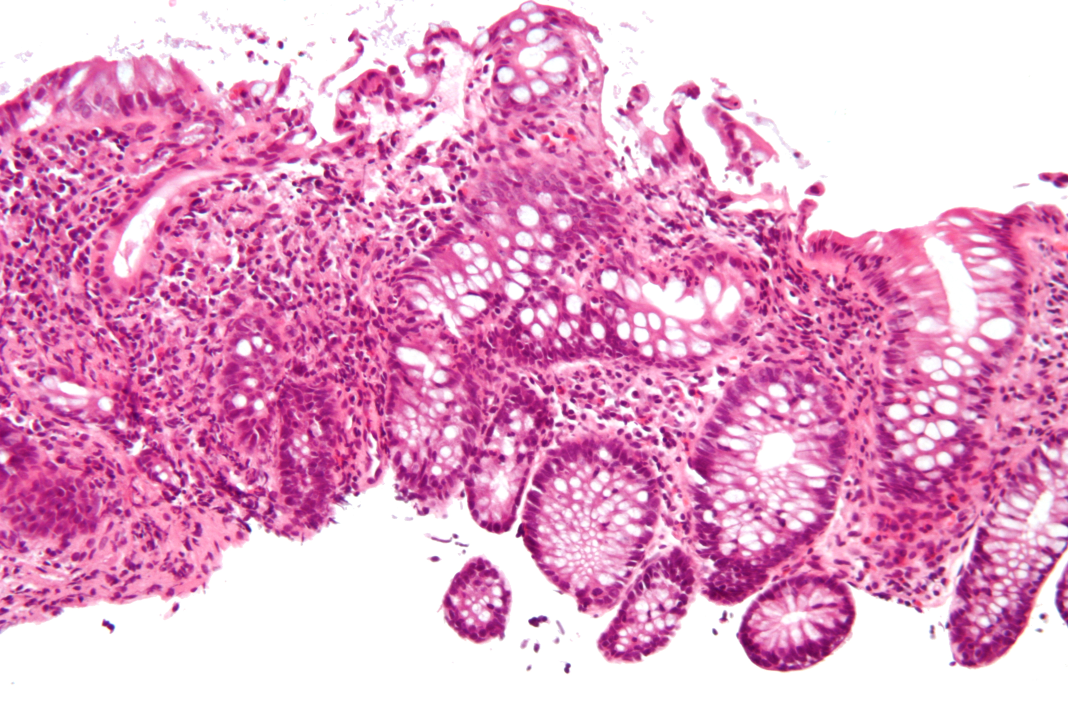
#> input picture slides/images/active_cryptitis_intermed.jpg, 4272 x 2848 px, given in place of active_cryptitis_high.jpg, which was not available (shown at 1/4 size)
$ python make_histology_zoom_figs.py
#> lines starting #> are read from the running program, lines starting #| are printed output that depends on the picture; pictures that were not available may be replaced by others from this repository, and a replacement may not be noted
"""Build the zoomed + annotated histology teaching figures (deck slides 8B-ZOOM, 8C-ZOOM).

Crops a tight region out of the Wikimedia/Nephron H&E source images and draws leader-line
callouts naming the cells, matching the style of histo_normal_zoom_annotated.png. Colour code
(shared across all "How to read the histology" slides):
    green = epithelium · red = active / neutrophil · blue = lamina propria
    purple = goblet · grey = other / structural

Run from the repo root:  python scripts/make_histology_zoom_figs.py
Outputs into slides/images/. Crop boxes are hard-coded for reproducibility.
"""
import os
import matplotlib
matplotlib.use("Agg")
import matplotlib.pyplot as plt
from PIL import Image
import numpy as np

HERE = os.path.dirname(os.path.abspath(__file__))
IMG = os.path.join(HERE, "..", "slides", "images")

GRN = "#1e8449"  # epithelium
RED = "#c0392b"  # active / neutrophil
BLU = "#2471a3"  # lamina propria
PUR = "#7d3c98"  # goblet
GRY = "#555555"  # other / structural


def note(ax, xy, xytext, text, color):
    ax.annotate(
        text, xy=xy, xytext=xytext,
        fontsize=15, fontweight="bold", color="white", ha="center", va="center",
        annotation_clip=False,
        bbox=dict(boxstyle="round,pad=0.45", fc=color, ec="none"),
        arrowprops=dict(arrowstyle="-|>", color=color, lw=2.6, shrinkA=8, shrinkB=4),
    )


def frame(img, figsize, xlim, ylim, title):
    fig, ax = plt.subplots(figsize=figsize)
    ax.imshow(img)
    ax.set_xlim(*xlim)
    ax.set_ylim(*ylim)  # pass inverted (bottom, top) for image coords
    ax.axis("off")
    ax.set_title(title, fontsize=20, fontweight="bold", color=RED, pad=18)
    return fig, ax


def save(fig, name):
    out = os.path.join(IMG, name)
    fig.savefig(out, dpi=110, bbox_inches="tight", facecolor="white")
    plt.close(fig)
    print("wrote", name)


# ---------------------------------------------------------------- cryptitis zoom
im = Image.open(os.path.join(IMG, "active_cryptitis_high.jpg")).convert("RGB")
#> im is the input picture: PIL image 4272x2848 RGB; mean R, G, B 228.2, 163.7, 201.6
cz = np.array(im.crop((968, 427, 2335, 1794)))  # 1367 x 1367
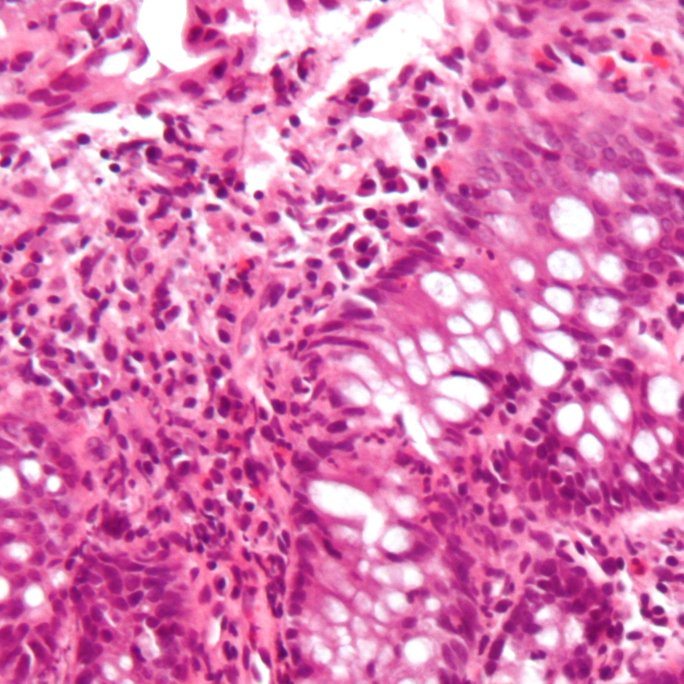
#> cz: shape (1367, 1367, 3) (shown at 1/2 size); mean R, G, B 216.3, 120.4, 177.3
fig, ax = frame(cz, (12.5, 12.5), (-560, 1960), (1980, -520),
                "ACTIVE — cryptitis, zoomed in (read the cells)")
note(ax, (470, 150), (250, -360),
     "GOBLET CELLS\npale mucin vacuoles\n(now DEPLETED vs normal)", PUR)
note(ax, (980, 1010), (1730, 980), "epithelial NUCLEI\npale · oval", GRN)
note(ax, (150, 700), (-470, 640),
     "DENSE inflammatory infiltrate\n(carpet of small dark nuclei —\nnormal has only a few dots)", RED)
note(ax, (560, 470), (1480, 250),
     "RED BLOOD CELLS\nbright salmon · NO nucleus\n(leaked from damaged vessels)", GRY)
note(ax, (760, 880), (740, 1860),
     "small dark cells crowding\nthe epithelium = CRYPTITIS", RED)
save(fig, "histo_cryptitis_zoom_annotated.png")

# ------------------------------------------------------------- crypt abscess zoom
im = Image.open(os.path.join(IMG, "active_crypt_abscess.jpg")).convert("RGB")
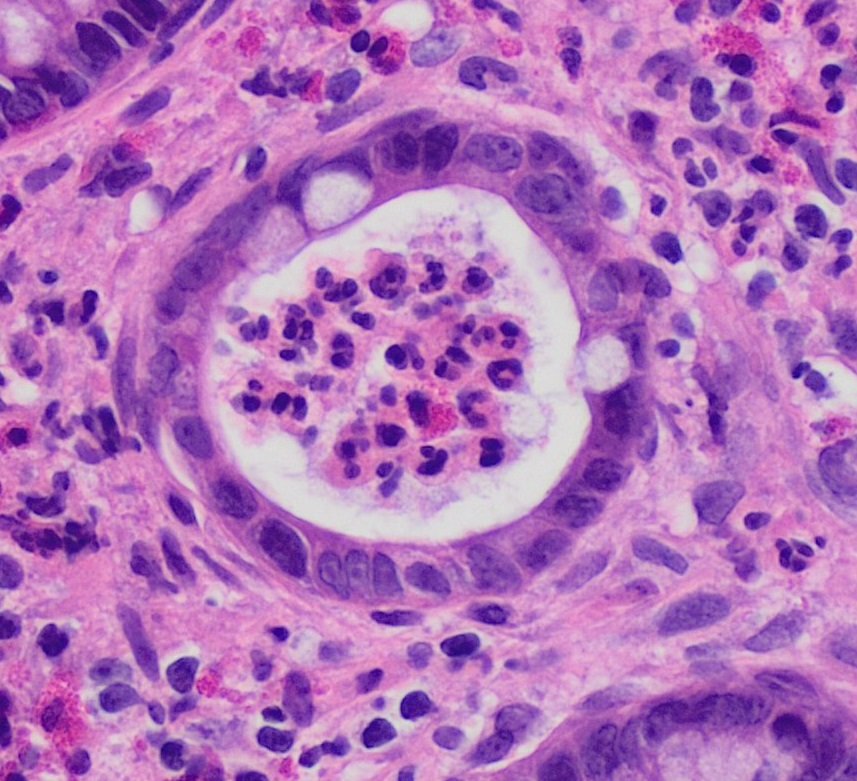
#> input picture slides/images/active_crypt_abscess.jpg, 857 x 781 px
#> im is the input picture: PIL image 857x781 RGB; mean R, G, B 178, 115.3, 186.2
az = np.array(im.crop((150, 150, 610, 560)).resize((920, 820)))  # 920 x 820
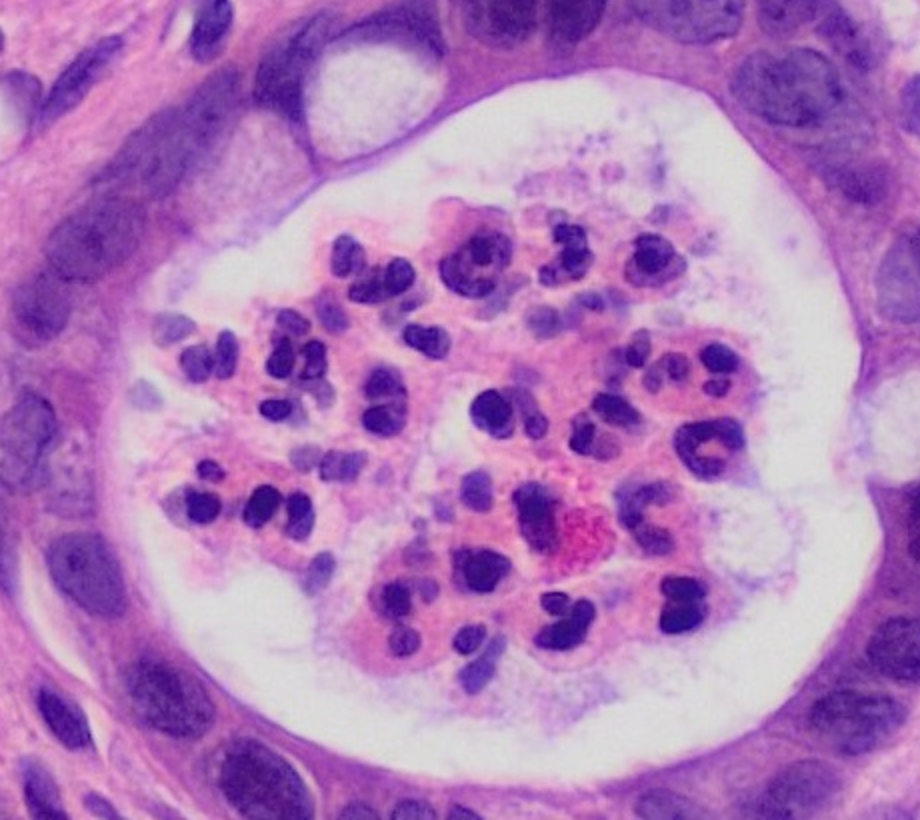
#> az: shape (820, 920, 3); mean R, G, B 177.3, 122.6, 187.5
fig, ax = frame(az, (12.5, 11.4), (-380, 1320), (1240, -380),
                "ACTIVE — crypt abscess, zoomed in (read the cells)")
note(ax, (414, 451), (430, -270),
     "lumen PACKED with neutrophils\n= CRYPT ABSCESS", RED)
note(ax, (286, 360), (-330, 360),
     "NEUTROPHIL\nsmall · multi-lobed\n(segmented) nucleus", RED)
note(ax, (490, 130), (1110, 120),
     "crypt epithelium\n(gland wall rings the lumen)", GRN)
note(ax, (588, 560), (1170, 470),
     "red blood cells\nbright salmon · NO nucleus", GRY)
note(ax, (140, 715), (130, 1140),
     "lamina propria\n(inflammatory cells all around)", BLU)
save(fig, "histo_abscess_zoom_annotated.png")
